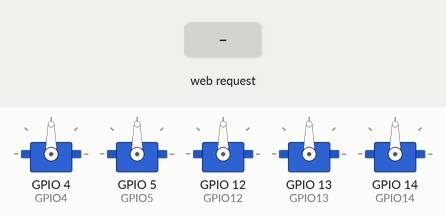
The sketch below on a simulated ESP8266 (NodeMCU). Parts: 5 × servo. The inputs (shaded band) are chosen by the test bench. WiFi joins after 1.5 s; servers stay silent unless stated; what the sketch prints to the serial monitor is not drawn.

Above: at 2.7 s.
2.8 s: HTTP request GET /set received
At 3.6 s:
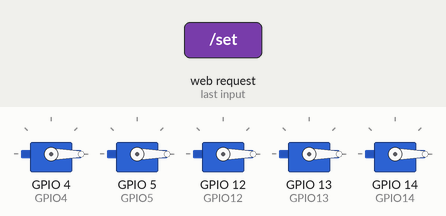
4.3 s: HTTP request GET /set?pos1=120 received
At 4.8 s:
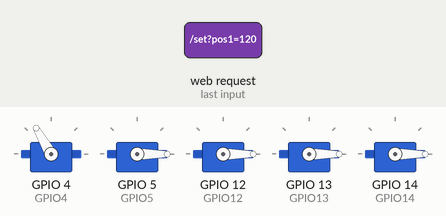
5.8 s: HTTP request GET /set?pos2=120 received
At 7.0 s:
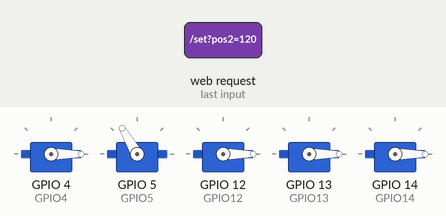
7.3 s: HTTP request GET /set?pos3=120 received
At 8.3 s:
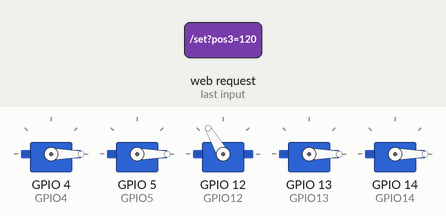
8.8 s: HTTP request GET /set?pos1=120&pos2=120&pos3=120 received
At 9.4 s:
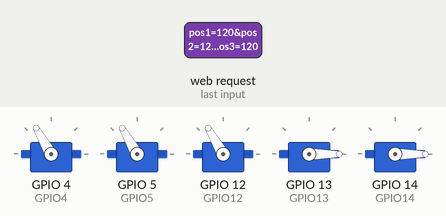
10.3 s: HTTP request GET /set?pos1=0 received
At 11.7 s:
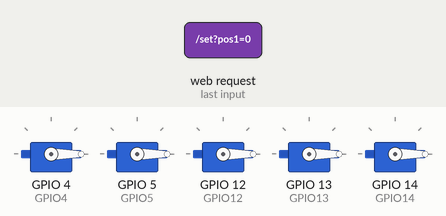
Timing chart, 0 to 12.8 s (numbered marks = the images above; inputs shaded):
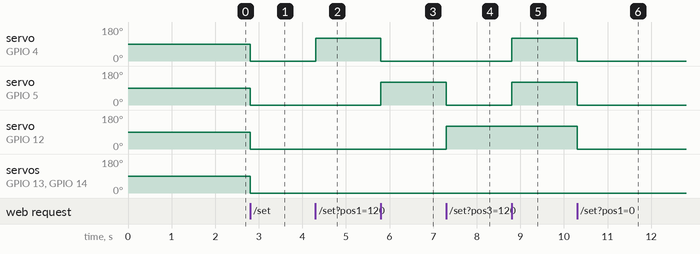

Measured:
- after the input at 2.8 s, servo on GPIO 4 (GPIO4), servo on GPIO 5 (GPIO5), servo on GPIO 12 (GPIO12), servo on GPIO 13 (GPIO13), servo on GPIO 14 (GPIO14): 90° → 0° at once
- after the input at 4.3 s, servo on GPIO 4 (GPIO4): 0° → 120° at once
- after the input at 5.8 s, servo on GPIO 4 (GPIO4): 120° → 0° at once; servo on GPIO 5 (GPIO5): 0° → 120° at once
- after the input at 7.3 s, servo on GPIO 5 (GPIO5): 120° → 0° at once; servo on GPIO 12 (GPIO12): 0° → 120° at once
- after the input at 8.8 s, servo on GPIO 4 (GPIO4), servo on GPIO 5 (GPIO5): 0° → 120° at once
- after the input at 10.3 s, servo on GPIO 4 (GPIO4), servo on GPIO 5 (GPIO5), servo on GPIO 12 (GPIO12): 120° → 0° at once

The sketch:

5Servos_avanzado.ino
```cpp
#include <ESP8266WiFi.h>
#include <ESPAsyncTCP.h>
#include <ESPAsyncWebServer.h>
#include <Servo.h>
#include "index.h"

Servo servo1, servo2, servo3, servo4, servo5;

AsyncWebServer server(80);

const char* ssid     = "REDCASA";
const char* password = "091088411";

const int GPIO4 = 4;
const int GPIO5 = 5;
const int GPIO12 = 12;
const int GPIO13 = 13;
const int GPIO14 = 14;

void notFound(AsyncWebServerRequest *request) {
  request->send(404, "text/plain", "Not found");
}
void setup() {
  Serial.begin(115200);
  Serial.print("Connecting to ");
  Serial.println(ssid);
  WiFi.begin(ssid, password);
  while (WiFi.status() != WL_CONNECTED) {
    delay(500);
    Serial.print(".");
  }
  Serial.println("");
  Serial.println("WiFi connected.");

  Serial.println("IP address: ");
  Serial.println(WiFi.localIP());
  server.begin();

  servo1.attach(GPIO4);
  servo2.attach(GPIO5);
  servo3.attach(GPIO12);
  servo4.attach(GPIO13);
  servo5.attach(GPIO14);

  servo1.write(90);
  servo2.write(90);
  servo3.write(90);
  servo4.write(90);
  servo5.write(90);

  //-------Pagina principal---------------
  server.on("/", HTTP_GET, [](AsyncWebServerRequest * request) {
    request->send(200,  "text/html", MAIN_page);
  });

  //------------Resepcion de datos del cliente (SLIDERS)---------------
  server.on("/set", HTTP_GET, [] (AsyncWebServerRequest * request) {
    String pos1 = request->arg("pos1");
    servo1.write(pos1.toInt());

    String pos2 = request->arg("pos2");
    servo2.write(pos2.toInt());

    String pos3 = request->arg("pos3");
    servo3.write(pos3.toInt());

    String pos4 = request->arg("pos4");
    servo4.write(pos4.toInt());

    String pos5 = request->arg("pos5");
    servo5.write(pos5.toInt());

    delay (100);

  });

  server.onNotFound(notFound);
  server.begin();
}

void loop() {
}
```

index.h
```cpp
const char MAIN_page[] PROGMEM = R"=====(
<!DOCTYPE html>
<html>
<head>
  <meta name="viewport" content="width=device-width, initial-scale=1.0">
  <title>ESP8266-WS</title>
  <style>
    html {
      font-family: Helvetica;
      text-align: center;
    }
    button {
      height: 30px;
      width: 100px;
      margin: 5px;
      font-size: 20px;
      border-radius: 5px;
      color: rgb(255, 255, 255);
      background-color: rgb(53, 155, 129);
      border: none;
    }
    button:hover {
      background-color: rgb(114, 116, 115);
      color: white;
    }
    .pl {
      background-color: rgb(143, 18, 18);
    }
    .st {
      background-color: rgb(11, 17, 43);
    }
    .res{
      background-color: rgb(223, 82, 26);
    }
    .rec{
      background-color: rgb(53, 165, 49);
    }
    .footer {
      position: fixed;
      left: 0;
      bottom: 0;
      width: 100%;
      background-color: rgb(19, 31, 71);
      color: white;
      text-align: center;
    }
    .header {
      position: fixed;
      left: 0;
      top: 0;
      width: 100%;
      background-color: rgb(80, 223, 187);
      color: white;
      text-align: center;
      font-size: 15px;
    }
    .card {
      background: rgb(0, 56, 121);
      box-sizing: border-box;
      color: rgb(255, 255, 255);
      border-radius: 10px;
      height: 450px;
    }
    .contenedor {
      position: fixed;
      top: 74px;
      bottom: 70px;
      width: 90%;
      margin-left: 2.5%;
      margin-right: 7.5%;
      overflow-y: scroll;
    }
    .dell {
      font-size:15px;
      margin-left: 7px;
      padding-left: 5px;
      height: 25px;
      border: 1px solid #ccc;
      border-radius: 4px;
    }
    @media screen and (min-width: 500px) {
      .contenedor {
        width: 80%;
        margin-left: 10%;
        margin-right: 10%;
      }
    }
    @media screen and (min-width: 650px) {
      .contenedor {
        width: 60%;
        margin-left: 20%;
        margin-right: 20%;
      }
    }
    @media screen and (min-width: 800px) {
      .contenedor {
        width: 30%;
        margin-left: 35%;
        margin-right: 35%;
      }
    }
  </style>
</head>
<body>
  <div class="header">
    <h1>ESP8266 - WS</h1>
  </div>
  <div class="contenedor">
    <div id="cardid" class="card">
      <h2 style="padding-top: 15px;">Servos</h2>
      S1: <span id="idSpan1">90</span>
      <input type="range" name="sliderR" min="1" max="179" class="slider" onchange="moverS()" id="IDSlider1"
        value="90"><br>
      S2: <span id="idSpan2">90</span>
      <input type="range" name="sliderR" min="1" max="179" class="slider" onchange="moverS()" id="IDSlider2"
        value="90"><br>
      S3: <span id="idSpan3">90</span>
      <input type="range" name="sliderR" min="1" max="179" class="slider" onchange="moverS()" id="IDSlider3"
        value="90"><br>
      S4: <span id="idSpan4">90</span>
      <input type="range" name="sliderR" min="1" max="179" class="slider" onchange="moverS()" id="IDSlider4"
        value="90"><br>
      S5: <span id="idSpan5">90</span>
      <input type="range" name="sliderR" min="1" max="179" class="slider" onchange="moverS()" id="IDSlider5"
        value="90"><br>
      <br>
      <hr>
      <br>
      <button class="res" onclick="resetrec()">Reset</button>
      <button class="rec" onclick="record()">Rec Pos</button>
      <span id="inpval">0</span>
      <br>
      <br>
      <hr>
      <br>
      Delay ms: <input id="del" class="dell" style="width: 50px;" type="number" value=700></input>
      <br>
      <br>
      <button onclick="play(1)" class="pl">play</button>
      <span id="splay"></span>
      <button onclick="play(0)" class="st">All 90</button>
      <br>
      <br>
      <br>
    </div>
    <div class="footer">
      <p><span>Desarrollado por CBM 2020</span></p>
    </div>
    <script>
      var po1=90;
      var po2=90;
      var po3=90;
      var po4=90;
      var po5=90;
      var p=0;
      var pos = {"pos1":90,"pos2":90,"pos3":90,"pos4":90,"pos5":90}; //pos: objeto que contiene las posiciones
      var arrObj = {  //arrObj: objeto que contiene a los objetos pos
          largo : 0,
          addElem: function addElem(elem) {
              [].push.call(this, elem);
              this.largo++;
          },
          removElem: function removElem() {//remueve el ultimo elemento
                [].pop.call(this);
                this.largo--;
            }
      };
      function record() {
        var poss = {"pos1":90,"pos2":90,"pos3":90,"pos4":90,"pos5":90};
        poss.pos1 = document.getElementById("IDSlider1").value; //obtengo las pos, de los sliders y las agrego al objeto pos
        poss.pos2 = document.getElementById("IDSlider2").value;
        poss.pos3 = document.getElementById("IDSlider3").value;
        poss.pos4 = document.getElementById("IDSlider4").value;
        poss.pos5 = document.getElementById("IDSlider5").value;
        arrObj.addElem(poss); //agrego el objeto pos al objeto arrObj
        for(var i = 0; i<arrObj.largo; i++){//---------debugeo
          console.log(i+": "+arrObj[i].pos1);
          console.log(i+": "+arrObj[i].pos2);
          console.log(i+": "+arrObj[i].pos3);
          console.log(i+": "+arrObj[i].pos4);
          console.log(i+": "+arrObj[i].pos5);
        }
        p++;
        document.getElementById("inpval").innerHTML=p;
        document.getElementById("splay").innerHTML="";
      }
      function sleep(ms) {
            return new Promise(resolve => setTimeout(resolve, ms)); //funcion del sleep
      }
      async function play(x) {
        var del = document.getElementById("del").value;
        if(del<200){
          alert("delay >= 200 ms");
          return;
        }
        if(del>60000){
          alert("delay < 1 min");
          return;
        }
        var xhttp = new XMLHttpRequest();
        if (x == 1) { // button: play
          for(var i=0;i<arrObj.largo;i++){
            po1 = arrObj[i].pos1;
            po2 = arrObj[i].pos2;
            po3 = arrObj[i].pos3;
            po4 = arrObj[i].pos4;
            po5 = arrObj[i].pos5;
            console.log(i+": po1: "+po1+", po2: "+po2+", po3: "+po3+", po4: "+po4+", po5: "+po5);//-------debugeo
            xhttp.open("GET", "set?pos1=" + po1 + "&pos2=" + po2 + "&pos3=" + po3 + "&pos4=" + po4 + "&pos5=" + po5, true);
            xhttp.send();//envia los datos al servidor
            await sleep(del);//espera x milisegundos
            var t=i+1;
            document.getElementById("splay").innerHTML=t;
          }
          document.getElementById("splay").innerHTML="Fin";
        }
        else if (x == 0) { // button: all 90
          document.getElementById("IDSlider1").value=90; //setea el valor de los slider en 90
          document.getElementById("IDSlider2").value=90;
          document.getElementById("IDSlider3").value=90;
          document.getElementById("IDSlider4").value=90;
          document.getElementById("IDSlider5").value=90;

          document.getElementById("idSpan1").innerHTML = 90;//setea el texto de los spam en 90
          document.getElementById("idSpan2").innerHTML = 90;
          document.getElementById("idSpan3").innerHTML = 90;
          document.getElementById("idSpan4").innerHTML = 90;
          document.getElementById("idSpan5").innerHTML = 90;
          xhttp.open("GET", "set?pos1=90&pos2=90&pos3=90&pos4=90&pos5=90", true); //arma los parametros del URL
          xhttp.send(); //envia los datos al servidor
          document.getElementById("splay").innerHTML="";
        }
      }
      function resetrec(){
        document.getElementById("inpval").innerHTML=0; //pone el contador en 0
        p=0;
        var larg = arrObj.largo;
        for(var i=0;i<larg;i++){
          arrObj.removElem(); //elimina todos los pos del objeto arrObj
          console.log("largo: "+arrObj.largo);
        }
        document.getElementById("splay").innerHTML="";
      }
      function moverS() {
        var xhttp = new XMLHttpRequest();
        var pos1 = document.getElementById("IDSlider1").value;  //obtiene el valor del slider
        document.getElementById("idSpan1").innerHTML = pos1; //cambia el texto del spam con el valor del slider
        var pos2 = document.getElementById("IDSlider2").value;
        document.getElementById("idSpan2").innerHTML = pos2;
        var pos3 = document.getElementById("IDSlider3").value;
        document.getElementById("idSpan3").innerHTML = pos3;
        var pos4 = document.getElementById("IDSlider4").value;
        document.getElementById("idSpan4").innerHTML = pos4;
        var pos5 = document.getElementById("IDSlider5").value;
        document.getElementById("idSpan5").innerHTML = pos5;
        xhttp.open("GET", "set?pos1=" + pos1 + "&pos2=" + pos2 + "&pos3=" + pos3 + "&pos4=" + pos4 + "&pos5=" + pos5, true); //arma los parametros del URL
        xhttp.send();//envia los datos al servidor
        document.getElementById("splay").innerHTML="";
      }
    </script>
</body>
</html>
)=====";
```
